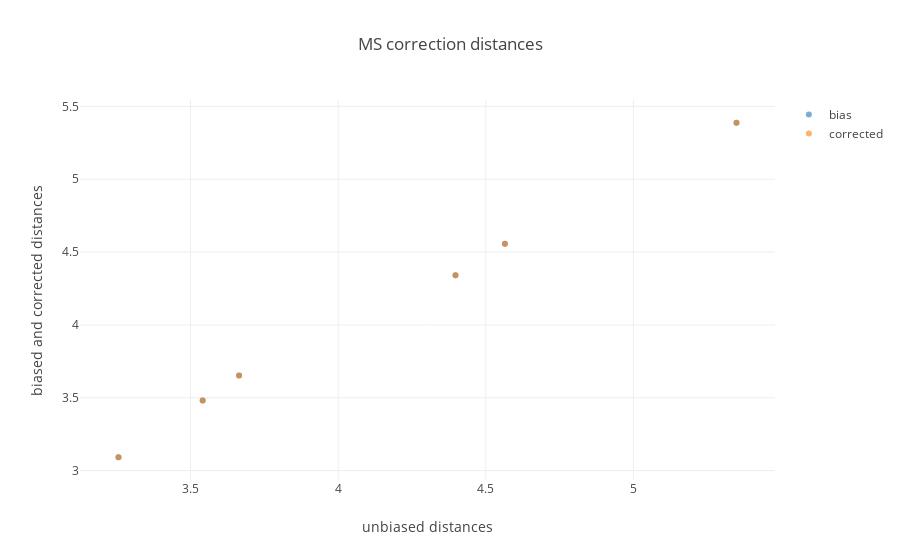

Here is the notebook cell this chart was saved with:
### Markdown cell above
**Fig. 5** Principal-component-wise relation between pairwise centroid distances in Unbiased versus Corrected scenarios. Average distances were calculated between the projections of population specific haplotypes along specific PCs. Pearson's r was calculated using the function `pearsonr` of the python package `scipy.stats.stats`.

### Code cell
t= np.array([
    unbias_pair_dist,
    bias_pair_dist,
    corrected_pair_dist
]).T

fig_data= [go.Scatter(
    x= t[:,0],
    y= t[:,i],
    mode= 'markers',
    marker= dict(
        color= i,
        opacity= .6
    ),
    name= ['bias','corrected'][i-1]
    ) for i in [1,2]
]

layout = go.Layout(
    title= 'MS correction distances',
    yaxis=dict(
        title='biased and corrected distances'),
    xaxis=dict(
        title='unbiased distances')
)

fig= go.Figure(data=fig_data, layout=layout)
iplot(fig)

### Figure 1 — Plotly figure (JSON) as saved in the notebook; plotly's stock layout.template omitted (floating-point values rounded to 4 significant figures)
{"data": [{"marker": {"color": 1, "opacity": 0.6}, "mode": "markers", "name": "bias", "type": "scatter", "x": [3.256, 4.565, 3.664, 4.397, 3.541, 5.349], "y": [3.092, 4.556, 3.653, 4.342, 3.481, 5.387]}, {"marker": {"color": 2, "opacity": 0.6}, "mode": "markers", "name": "corrected", "type": "scatter", "x": [3.256, 4.565, 3.664, 4.397, 3.541, 5.349], "y": [3.092, 4.556, 3.653, 4.342, 3.481, 5.387]}], "layout": {"title": "MS correction distances", "xaxis": {"title": "unbiased distances"}, "yaxis": {"title": "biased and corrected distances"}}}
